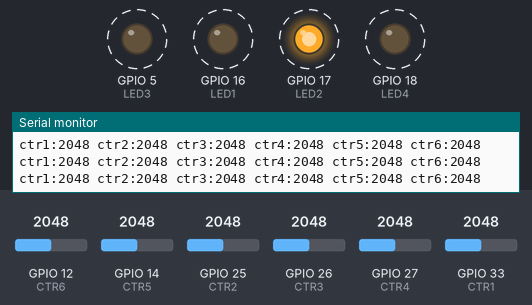
Bench run of a sketch on a simulated ESP32. Parts: output pins drawn as LEDs (lit = HIGH), the last lines printed to the serial monitor. Dashed ring = blinking. The test bench sets the inputs (shaded band); at power-on: GPIO 26 (CTR3) = 2048, GPIO 12 (CTR6) = 2048, GPIO 14 (CTR5) = 2048, GPIO 25 (CTR2) = 2048, GPIO 27 (CTR4) = 2048, GPIO 33 (CTR1) = 2048.

Above: at 8.7 s.
8.8 s: GPIO 26 (CTR3) set to 1228
At 9.73 s:
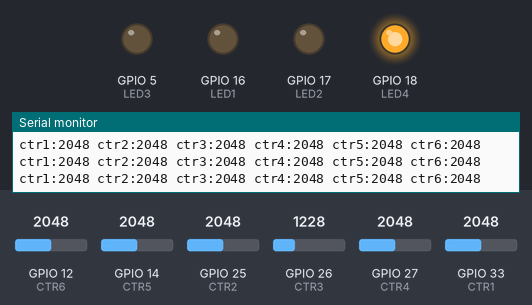
12.3 s: GPIO 26 (CTR3) set to 2866
At 12.9 s:
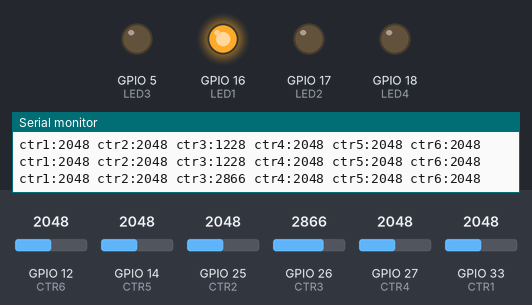
16.6 s: GPIO 26 (CTR3) set to 3972
At 20.6 s:
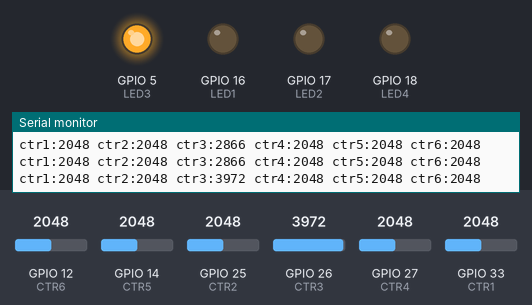
Timing chart, 0 to 26.1 s (numbered marks = the images above; inputs shaded):
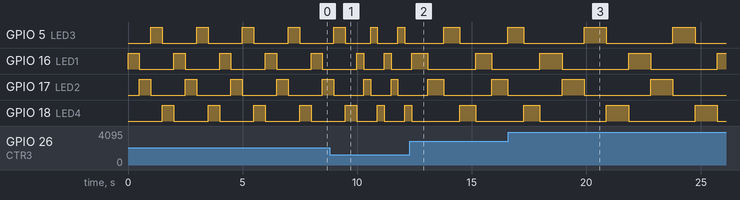

Measured:
- after the input at 12.3 s, GPIO 16 (LED1): HIGH → LOW after 0.78 s, → HIGH 2.1 s later, → LOW 0.70 s later; GPIO 17 (LED2): alternates HIGH for 0.70 s and LOW for 2.1 s, starting after 0.78 s
- after the input at 16.6 s, GPIO 5 (LED3): alternates HIGH for 0.97 s and LOW for 2.9 s, starting after 3.3 s; GPIO 16 (LED1), GPIO 17 (LED2): alternates HIGH for 0.97 s and LOW for 2.9 s, starting after 2.3 s
- by itself, GPIO 5 (LED3), GPIO 16 (LED1), GPIO 17 (LED2): alternates HIGH for 0.50 s and LOW for 1.5 s
- by itself, GPIO 18 (LED4): repeats every 3.9 s: LOW 2.9 s, HIGH 0.97 s

The sketch:

uno-led.ino
```cpp
#define LED1 16
#define LED2 17
#define LED3 5
#define LED4 18

#define CTR1 33 // left y
#define CTR2 25 // left x
#define CTR3 26 // left potenc
#define CTR4 27 // right x
#define CTR5 14 // right y
#define CTR6 12 // right potenc

void blink(int pin, int delayMSec) {
  digitalWrite(pin, HIGH);
  delay(delayMSec);
  digitalWrite(pin, LOW);
}


void setup() {
  Serial.begin(115200);

  pinMode(LED1, OUTPUT);
  pinMode(LED2, OUTPUT);
  pinMode(LED3, OUTPUT);
  pinMode(LED4, OUTPUT);

  pinMode(CTR1, INPUT);
  pinMode(CTR2, INPUT);
  pinMode(CTR3, INPUT);
  pinMode(CTR4, INPUT);
  pinMode(CTR5, INPUT);
  pinMode(CTR6, INPUT);

}

void loop() {
  int ctr1 = analogRead(CTR1);
  int ctr2 = analogRead(CTR2);
  int ctr3 = analogRead(CTR3);
  int ctr4 = analogRead(CTR4);
  int ctr5 = analogRead(CTR5);
  int ctr6 = analogRead(CTR6);

  Serial.printf("ctr1:%d ctr2:%d ctr3:%d ctr4:%d ctr5:%d ctr6:%d\n", ctr1, ctr2, ctr3, ctr4, ctr5, ctr6);

  int delayMsec = map(ctr3, 0, 4100, 0, 1000);

  blink(LED1, delayMsec);
  blink(LED2, delayMsec);
  blink(LED3, delayMsec);
  blink(LED4, delayMsec);
}
```
